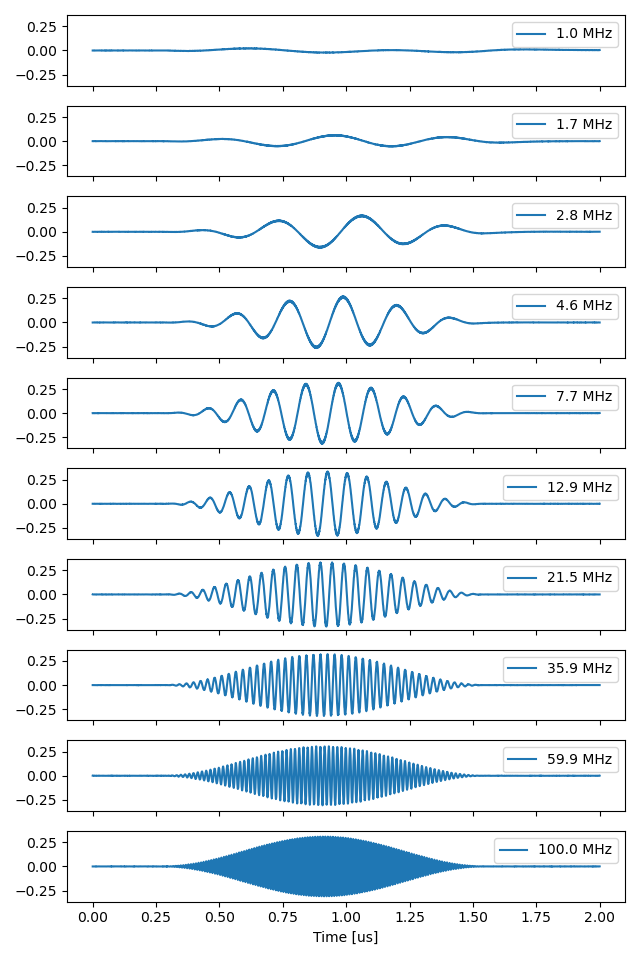

Write the Python code that produced this figure.
""" Use templates as envelopes for the carrier generator.

Connect Out 1 to In 1.
"""
import matplotlib.pyplot as plt
import numpy as np

from presto import pulsed

input_port = 1
output_port = 1

ADDRESS = "192.168.42.50"  # set address/hostname of Vivace here
EXT_REF = False  # set to True to use external 10 MHz reference

with pulsed.Pulsed(
    ext_ref_clk=EXT_REF,
    address=ADDRESS,
    adc_mode=pulsed.AdcMode.Direct,
    adc_fsample=pulsed.AdcFSample.G3_2,
    dac_mode=pulsed.DacMode.Direct,
    dac_fsample=pulsed.DacFSample.G6_4,
) as pls:
    ######################################################################
    # Select inputs to store and the duration of each store
    pls.set_store_ports(input_port)
    pls.set_store_duration(2e-6)

    # setup output scale for the port and group, only one scale used
    pls.setup_scale_lut(output_port, group=0, scales=1.0)

    ######################################################################
    # Sinewave generator, template as envelope

    # The template defines the envelope, specify that it is an envelope
    # for carrier generator 1
    N = pulsed.MAX_TEMPLATE_LEN
    t = np.arange(N) / pls.get_fs("adc")
    s = np.hanning(N)
    template_1 = pls.setup_template(output_port, 0, s, envelope=1)

    # setup a list of frequencies for carrier generator 1
    f = np.logspace(6, 8, 10)  # 1 MHz to 100 MHz, logarithmically
    p = np.zeros(10)
    pls.setup_freq_lut(output_ports=output_port, group=0, frequencies=f, phases=p)

    ######################################################################
    # define the sequence of pulses and data stores in time
    for i in range(10):
        T = 10e-6 * i
        pls.reset_phase(T, output_port)
        pls.output_pulse(T, template_1)
        pls.store(T)
        pls.next_frequency(T + 5e-6, output_port)

    pls.run(period=500e-6, repeat_count=1, num_averages=1)
    t_arr, data = pls.get_store_data()

fig, ax = plt.subplots(10, figsize=(6.4, 9.6), sharex=True, sharey=True, tight_layout=True)
for i in range(10):
    ax[i].plot(1e6 * t_arr, data[i, 0, :], label=f"{f[i] / 1e6:.1f} MHz")
    ax[i].legend(loc="upper right")
ax[-1].set_xlabel("Time [us]")
fig.show()
